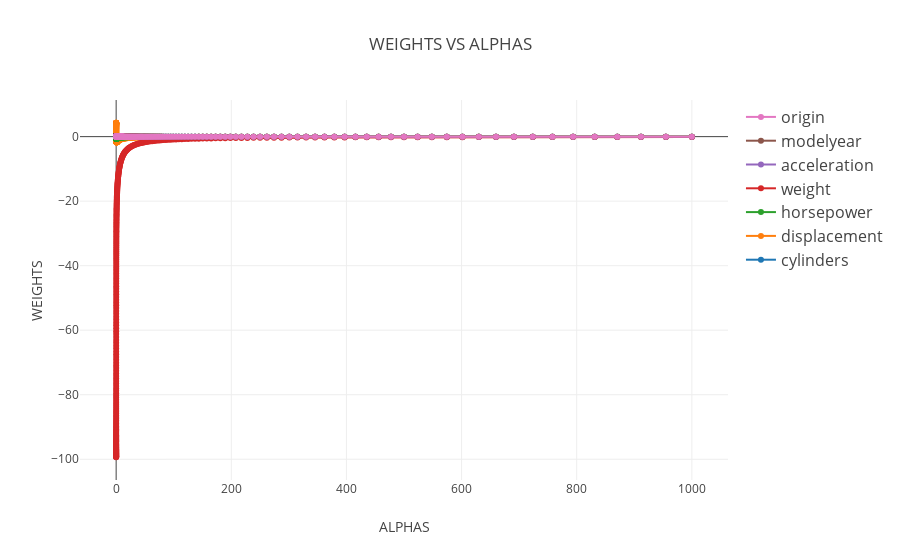

The notebook cell saved with this chart:
### Markdown cell above
## WEIGHT VS ALPHAS ##

### Code cell
data = []
for i in column_name1:
    p = go.Scatter(x= df.alpha, y= df.loc[:,i].tolist(), mode='lines+markers', name=i, hoverinfo='name', line=dict(shape='linear'))
    data.append(p)        
layout = dict(
     title='WEIGHTS VS ALPHAS',
    xaxis=dict(
        title='ALPHAS'
    ),
    yaxis=dict(
        title='WEIGHTS'
    ),
    legend=dict(
        traceorder='reversed',
        font=dict(size=16)
    )
)
fig = dict(data=data, layout=layout)
plot.iplot(fig, filename='WEIGHTS_VS_ALPHAS_MPG')

### Figure 1 — Plotly figure (JSON) as saved in the notebook; plotly's stock layout.template omitted (floating-point values rounded to 4 significant figures; data arrays with more than 128 entries replaced by an {"elided": "..."} marker saying what was removed)
{"data": [{"hoverinfo": "name", "line": {"shape": "linear"}, "mode": "lines+markers", "name": "cylinders", "type": "scatter", "x": {"elided": "300 float values"}, "y": {"elided": "300 float values"}}, {"hoverinfo": "name", "line": {"shape": "linear"}, "mode": "lines+markers", "name": "displacement", "type": "scatter", "x": {"elided": "300 float values"}, "y": {"elided": "300 float values"}}, {"hoverinfo": "name", "line": {"shape": "linear"}, "mode": "lines+markers", "name": "horsepower", "type": "scatter", "x": {"elided": "300 float values"}, "y": {"elided": "300 float values"}}, {"hoverinfo": "name", "line": {"shape": "linear"}, "mode": "lines+markers", "name": "weight", "type": "scatter", "x": {"elided": "300 float values"}, "y": {"elided": "300 float values"}}, {"hoverinfo": "name", "line": {"shape": "linear"}, "mode": "lines+markers", "name": "acceleration", "type": "scatter", "x": {"elided": "300 float values"}, "y": {"elided": "300 float values"}}, {"hoverinfo": "name", "line": {"shape": "linear"}, "mode": "lines+markers", "name": "modelyear", "type": "scatter", "x": {"elided": "300 float values"}, "y": {"elided": "300 float values"}}, {"hoverinfo": "name", "line": {"shape": "linear"}, "mode": "lines+markers", "name": "origin", "type": "scatter", "x": {"elided": "300 float values"}, "y": {"elided": "300 float values"}}], "layout": {"legend": {"font": {"size": 16}, "traceorder": "reversed"}, "title": "WEIGHTS VS ALPHAS", "xaxis": {"title": "ALPHAS"}, "yaxis": {"title": "WEIGHTS"}}}
